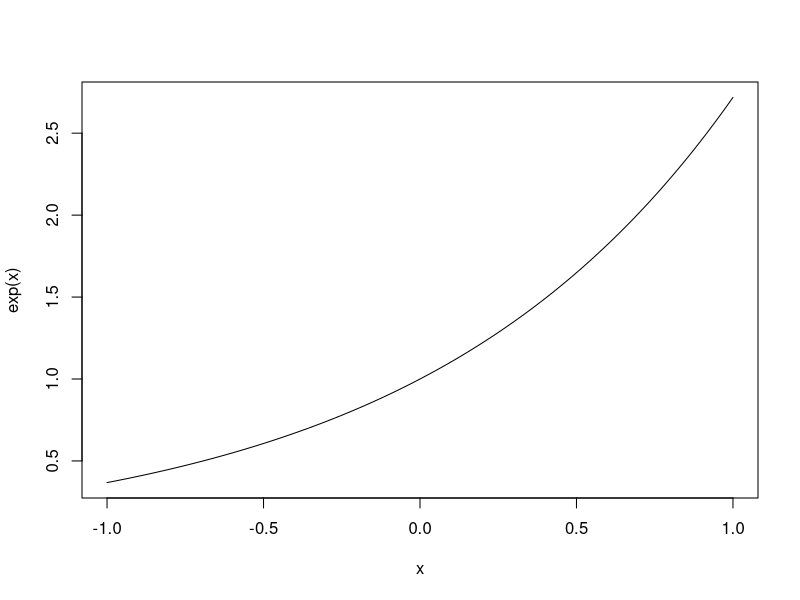
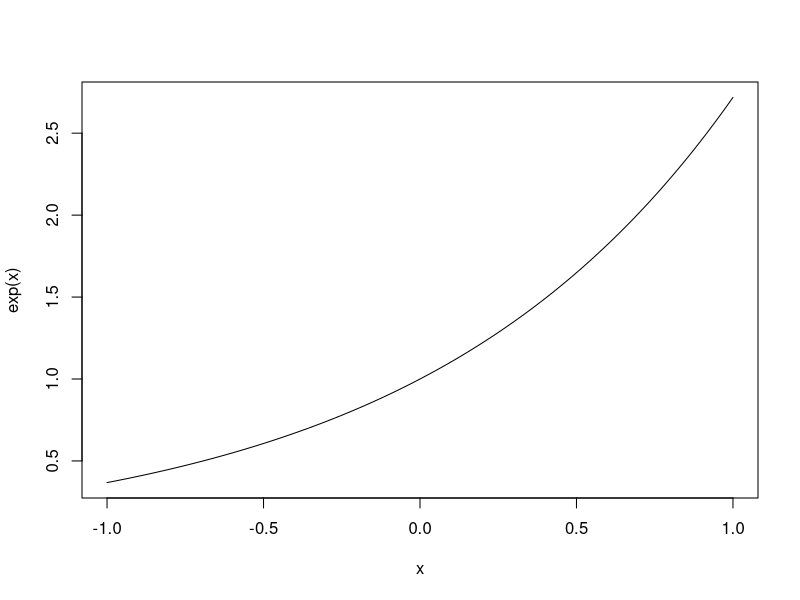

Reproduce these figures in R, in order. (Note: this script raises an error after producing the figures.)
## ---- chunk 1
knitr::opts_chunk$set(echo = TRUE)
## ---- chunk 2
curve(exp(x), from = -1, to = 1)
## ---- chunk 3
curve(exp(x), from = -1, to = 1)
## ---- chunk 4
knitr::include_graphics("images/Rmarkdown-logo.png")
